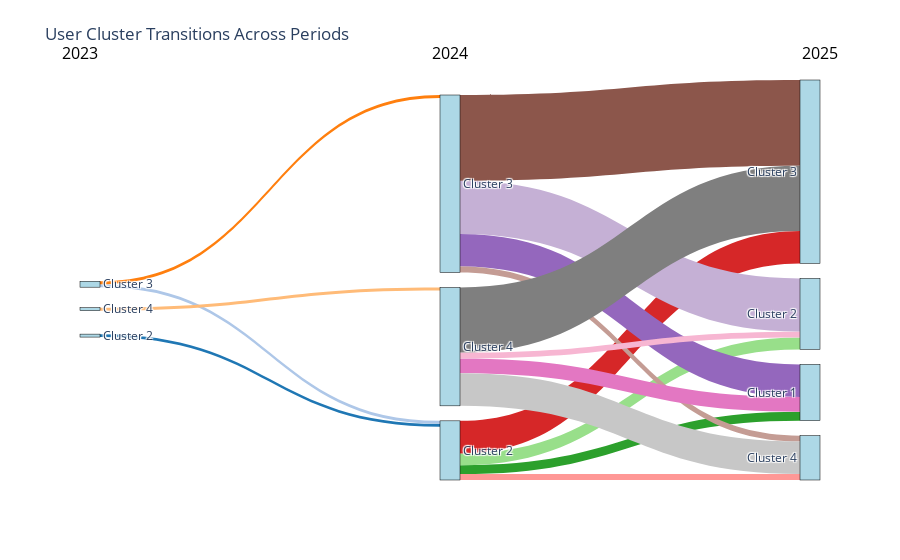

Here is the notebook cell this chart was saved with:
### Code cell
import plotly.graph_objects as go
import matplotlib.cm as cm
import matplotlib.colors as mcolors

label_list = []
label_index = {}
label_counter = 0
source = []
target = []
value = []
link_colors = []

# Store positions and period groups
x_positions = {}
label_to_period = {}
period_to_labels = {}

# Step 1: Assign x positions and gather clusters per period
periods = sorted(clustered_students_by_period.keys())
n_periods = len(periods)

for i, period_name in enumerate(periods):
    df = clustered_students_by_period.get(period_name)
    if df is not None and len(df) > 0:
        clusters = sorted(df['cluster_name'].unique())
        period_to_labels[period_name] = []
        x = i / (n_periods - 1) if n_periods > 1 else 0.5
        for cluster in clusters:
            short_label = cluster
            unique_label = short_label + f"__{period_name}"
            label_to_period[unique_label] = period_name
            period_to_labels[period_name].append(unique_label)
            label_index[unique_label] = label_counter
            label_list.append(short_label)
            x_positions[label_counter] = x
            label_counter += 1

# Get a colormap (e.g., tab20)
colormap = cm.get_cmap('tab20', 20)

# Step 2: Create transition links with color
transition_id = 0
for i in range(len(periods) - 1):
    p1 = periods[i]
    p2 = periods[i + 1]
    
    df1 = clustered_students_by_period[p1]
    df2 = clustered_students_by_period[p2]
    
    common_users = set(df1['user_id']) & set(df2['user_id'])
    if len(common_users) == 0:
        continue
    
    df1_clusters = df1[df1['user_id'].isin(common_users)].set_index('user_id')['cluster_name']
    df2_clusters = df2[df2['user_id'].isin(common_users)].set_index('user_id')['cluster_name']
    
    transitions_df = pd.DataFrame({
        'from': df1_clusters,
        'to': df2_clusters
    })
    
    grouped = transitions_df.groupby(['from', 'to']).size().reset_index(name='count')
    
    for _, row in grouped.iterrows():
        src_label = row['from'] + f"__{p1}"
        tgt_label = row['to'] + f"__{p2}"
        cnt = row['count']
        
        source.append(label_index[src_label])
        target.append(label_index[tgt_label])
        value.append(cnt)

        # Pick a color from the colormap
        rgba = colormap(transition_id % 20)
        hex_color = mcolors.to_hex(rgba)
        link_colors.append(hex_color)
        transition_id += 1

# Step 3: Set node x-positions based on period
x_vals = [x_positions[i] for i in range(len(label_list))]
y_vals = None  # Let Plotly auto-arrange vertically

# Step 4: Build Sankey diagram
fig = go.Figure(data=[go.Sankey(
    arrangement='snap',
    node=dict(
        pad=15,
        thickness=20,
        line=dict(color="black", width=0.5),
        label=label_list,
        x=x_vals,
        y=y_vals,
        color="lightblue"
    ),
    link=dict(
        source=source,
        target=target,
        value=value,
        color=link_colors
    )
)])

# Step 5: Add period annotations
annotations = []
for i, period in enumerate(periods):
    x = i / (n_periods - 1) if n_periods > 1 else 0.5
    annotations.append(dict(
        x=x,
        y=1.1,
        text=period,
        showarrow=False,
        xanchor='center',
        font=dict(size=16, color='black')
    ))

fig.update_layout(
    title_text="User Cluster Transitions Across Periods",
    font_size=12,
    annotations=annotations,
    margin=dict(t=80)
)

fig.show()

### Figure 1 — Plotly figure (JSON) as saved in the notebook; plotly's stock layout.template omitted (floating-point values rounded to 4 significant figures)
{"data": [{"arrangement": "snap", "link": {"color": ["#1f77b4", "#aec7e8", "#ff7f0e", "#ffbb78", "#2ca02c", "#98df8a", "#d62728", "#ff9896", "#9467bd", "#c5b0d5", "#8c564b", "#c49c94", "#e377c2", "#f7b6d2", "#7f7f7f", "#c7c7c7"], "source": [1, 2, 2, 3, 5, 5, 5, 5, 6, 6, 6, 6, 7, 7, 7, 7], "target": [5, 5, 6, 7, 8, 9, 10, 11, 8, 9, 10, 11, 8, 9, 10, 11], "value": [1, 1, 1, 1, 3, 4, 11, 2, 11, 18, 29, 2, 5, 2, 22, 11]}, "node": {"color": "lightblue", "label": ["Cluster 1", "Cluster 2", "Cluster 3", "Cluster 4", "Cluster 1", "Cluster 2", "Cluster 3", "Cluster 4", "Cluster 1", "Cluster 2", "Cluster 3", "Cluster 4"], "line": {"color": "black", "width": 0.5}, "pad": 15, "thickness": 20, "x": [0, 0, 0, 0, 0.5, 0.5, 0.5, 0.5, 1, 1, 1, 1]}, "type": "sankey"}], "layout": {"annotations": [{"font": {"color": "black", "size": 16}, "showarrow": false, "text": "2023", "x": 0, "xanchor": "center", "y": 1.1}, {"font": {"color": "black", "size": 16}, "showarrow": false, "text": "2024", "x": 0.5, "xanchor": "center", "y": 1.1}, {"font": {"color": "black", "size": 16}, "showarrow": false, "text": "2025", "x": 1, "xanchor": "center", "y": 1.1}], "font": {"size": 12}, "margin": {"t": 80}, "title": {"text": "User Cluster Transitions Across Periods"}}}
